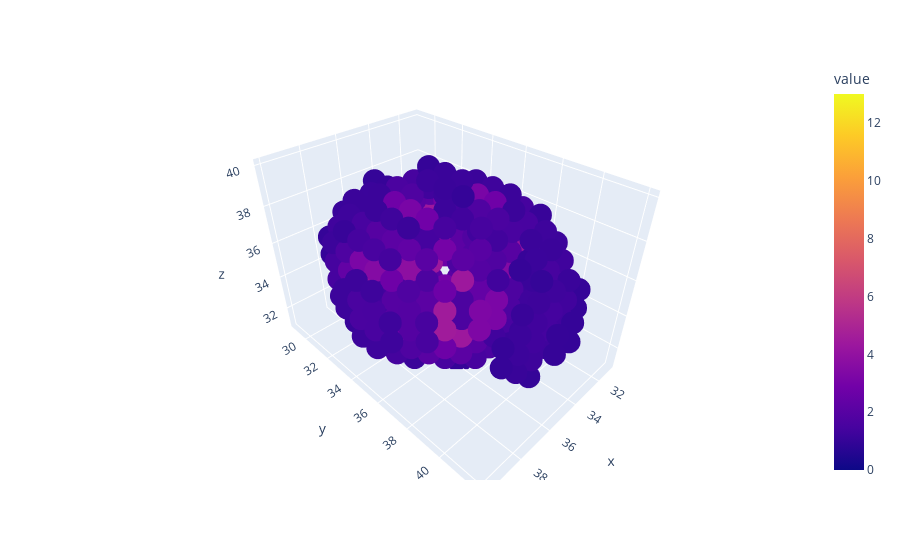

The code cell stored with this chart in its notebook:
### Code cell
frame = 0
index = 2
for i in range(inputs[index, frame].shape[0]):
    for j in range(inputs[index, frame].shape[1]):
        for k in range(inputs[index, frame].shape[2]):
            location_value.append([i, j, k, inputs[index, frame, i, j, k]])

df = pd.DataFrame(data = location_value, columns=['x', 'y', 'z', 'value'])

fig = px.scatter_3d(df[df['value'] > threshold], x='x', y='y', z='z', color='value', range_color = [0, 13])

fig.show()

### Figure 1 — Plotly figure (JSON) as saved in the notebook; plotly's stock layout.template omitted (floating-point values rounded to 4 significant figures; data arrays with more than 128 entries replaced by an {"elided": "..."} marker saying what was removed)
{"data": [{"hovertemplate": "x=%{x}<br>y=%{y}<br>z=%{z}<br>value=%{marker.color}<extra></extra>", "legendgroup": "", "marker": {"color": {"elided": "2100 float values"}, "coloraxis": "coloraxis", "symbol": "circle"}, "mode": "markers", "name": "", "scene": "scene", "showlegend": false, "type": "scatter3d", "x": {"elided": "2100 int values"}, "y": {"elided": "2100 int values"}, "z": {"elided": "2100 int values"}}], "layout": {"coloraxis": {"cmax": 13, "cmin": 0, "colorbar": {"title": {"text": "value"}}, "colorscale": [[0, "#0d0887"], [0.1111, "#46039f"], [0.2222, "#7201a8"], [0.3333, "#9c179e"], [0.4444, "#bd3786"], [0.5556, "#d8576b"], [0.6667, "#ed7953"], [0.7778, "#fb9f3a"], [0.8889, "#fdca26"], [1, "#f0f921"]]}, "legend": {"tracegroupgap": 0}, "margin": {"t": 60}, "scene": {"domain": {"x": [0, 1], "y": [0, 1]}, "xaxis": {"title": {"text": "x"}}, "yaxis": {"title": {"text": "y"}}, "zaxis": {"title": {"text": "z"}}}}}
